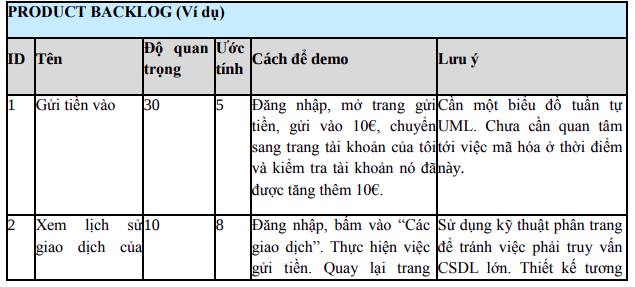
#> input picture scrum/images/product_backlog.png, 635 x 287 px; its folder holds only this picture in this run
$ python detect-mrz.py --images ../../scrum/images   (Python 2 division)   (older library calls are emulated)
#> lines starting #> are read from the running program, lines starting #| are printed output that depends on the picture; after the words box and inside, x2 and y2 are one past the last pixel; in counts of white or black regions, pixels touching at a corner belong together
# import the necessary packages
from imutils import paths
import numpy as np
import argparse
import imutils
import  cv2

print "run detect mrz..."
# construct the argument parse and parse the arguments
ap = argparse.ArgumentParser()
ap.add_argument("-i","--images", required=True, help="path to images directory")
args = vars(ap.parse_args())

# initialize a rectangular and square structuring kernel
rectKernel = cv2.getStructuringElement(cv2.MORPH_RECT, (13, 5))
sqKernel =  cv2.getStructuringElement(cv2.MORPH_RECT, (21, 21))

# loop over the input image path
for imagePath in paths.list_images(args["images"]):
    # load the image, resize it, and convert it to grayscale
    image = cv2.imread(imagePath)
#> image is the input picture: shape (287, 635, 3); mean B, G, R 221.1, 218.6, 215.1
    image = imutils.resize(image, height=600)
#> image: shape (600, 1327, 3)
    gray = cv2.cvtColor(image, cv2.COLOR_BGR2GRAY)
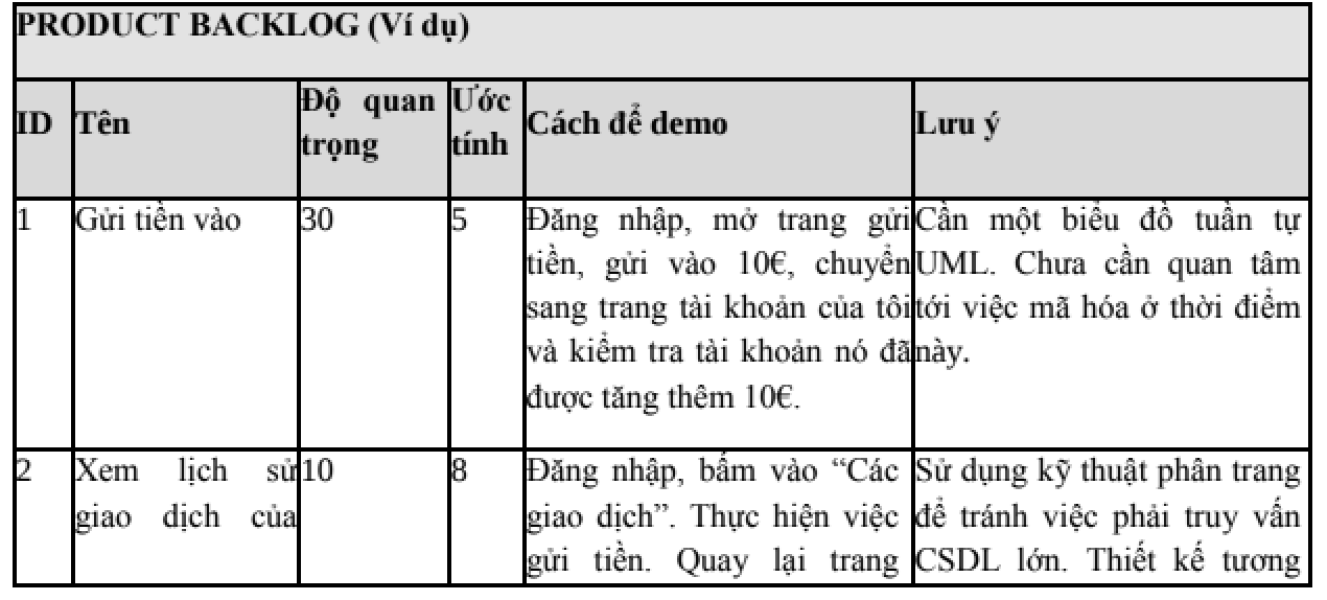
#> gray: shape (600, 1327); min 0, max 255, mean 217.9

    # smooth the image using a 3x3 Gaussion, then apply the blackhat
    # morphological operator to find dark regions on a light backgroud
    gray = cv2.GaussianBlur(gray, (3,3), 0)
    blackhat = cv2.morphologyEx(gray, cv2.MORPH_BLACKHAT,rectKernel)

    # compute the Sharr gradient of blackhat image and scale the
    # result into the range [0, 255]
    gradX = cv2.Sobel(blackhat, ddepth=cv2.CV_32F, dx=1, dy=0, ksize=-1)
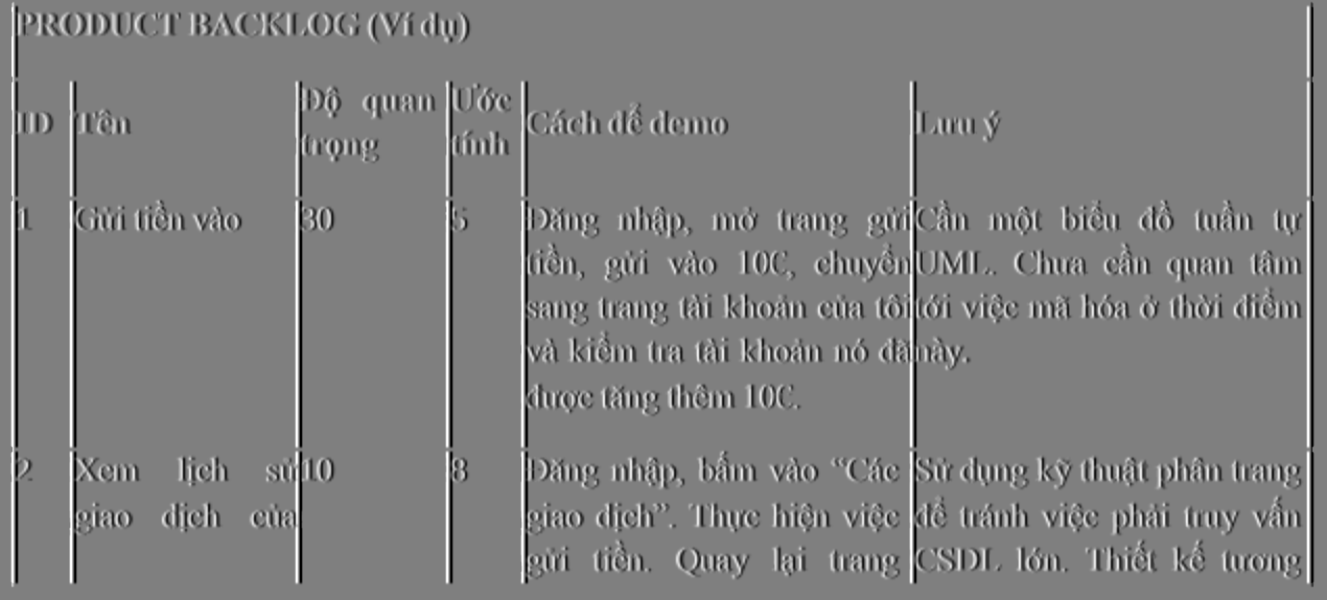
#> gradX: shape (600, 1327) float32; min -3072, max 3072, mean 0; drawn with min black and max white
    gradX = np.absolute(gradX)
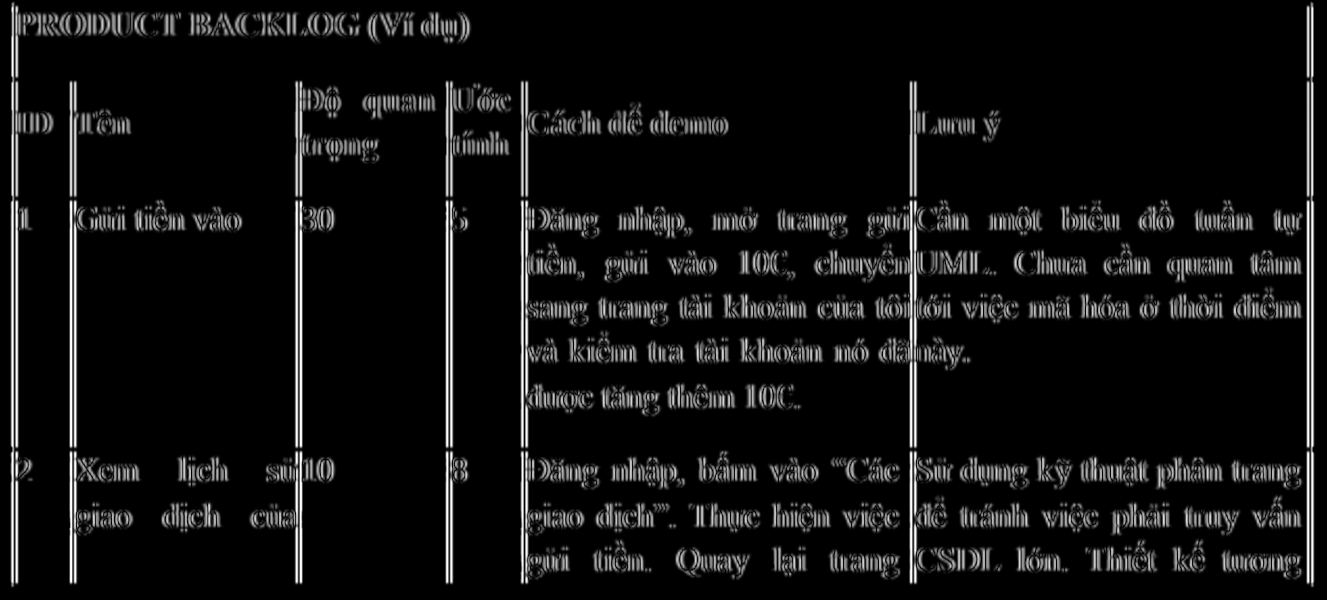
#> gradX: shape (600, 1327) float32; min 0, max 3072, mean 204; drawn with min black and max white
    (minval, maxVal) = (np.min(gradX), np.max(gradX))
#> minval = 0; maxVal = 3072
    gradX = (255 * ((gradX-minval)/(gradX-maxVal))).astype("uint8")
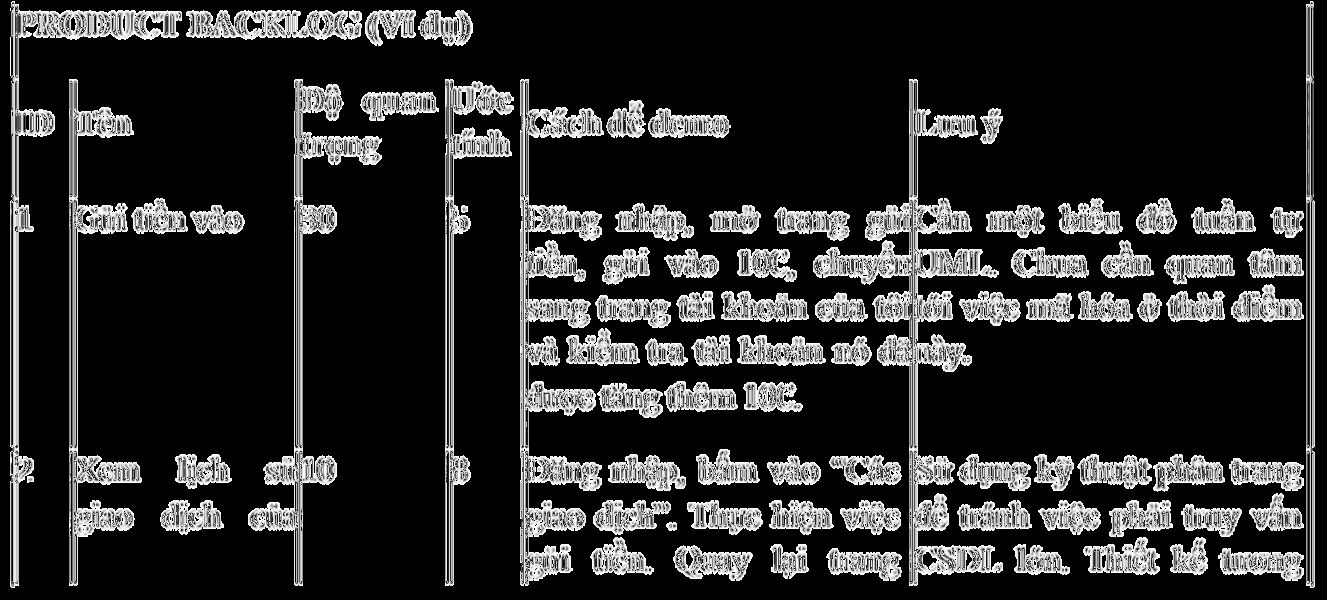
#> gradX: shape (600, 1327); min 0, max 255, mean 40.9

    # apply a closing operation using the rectangular kernel to close
    # gaps in between letters -- then apply Otsu`s thresholding method
    gradX = cv2.morphologyEx(gradX, cv2.MORPH_CLOSE, rectKernel)
    thresh = cv2.threshold(gradX, 0, 255, cv2.THRESH_BINARY | cv2.THRESH_OTSU)[1]
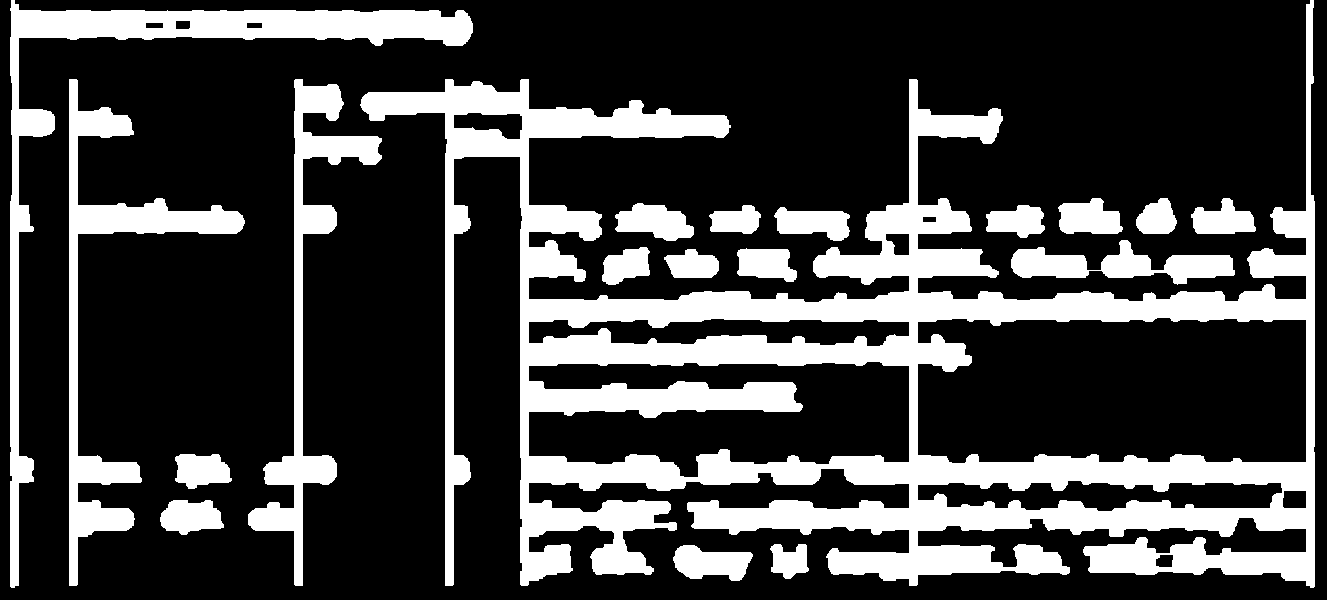
#> thresh: shape (600, 1327); 25.4% white; 19 white regions, largest, box (x1, y1, x2, y2) and area: (360, 0, 1315, 588) 133001, (10, 0, 473, 588) 19094, (69, 79, 245, 586) 13169

    # perform anther closing operation, this time using the square
    # kernel to close gaps between lines of the MRZ, then perform a
    # series of erosions to break apart connected components
    thresh = cv2.morphologyEx(thresh, cv2.MORPH_CLOSE, sqKernel)
#> thresh: shape (600, 1327); 32.8% white; 3 white regions, box (x1, y1, x2, y2) and area: (248, 0, 1315, 588) 215817, (0, 0, 473, 588) 41700, (160, 454, 232, 535) 3842
    thresh = cv2.erode(thresh, None, iterations=4)
#> thresh: shape (600, 1327); 23.7% white; 7 white regions, largest, box (x1, y1, x2, y2) and area: (524, 84, 1311, 582) 139339, (252, 84, 725, 581) 17921, (0, 0, 469, 42) 13905

    # during thresholding, it`s possible that border pixels  were
    # inclued in the thresholding, so let`s set 5% of the left and
    # right borders to zero
    p = int(image.shape[1] * 0.05)
#> p = 66
    thresh[:,0:p] = 0
    thresh[:,image.shape[1]-p:]=0
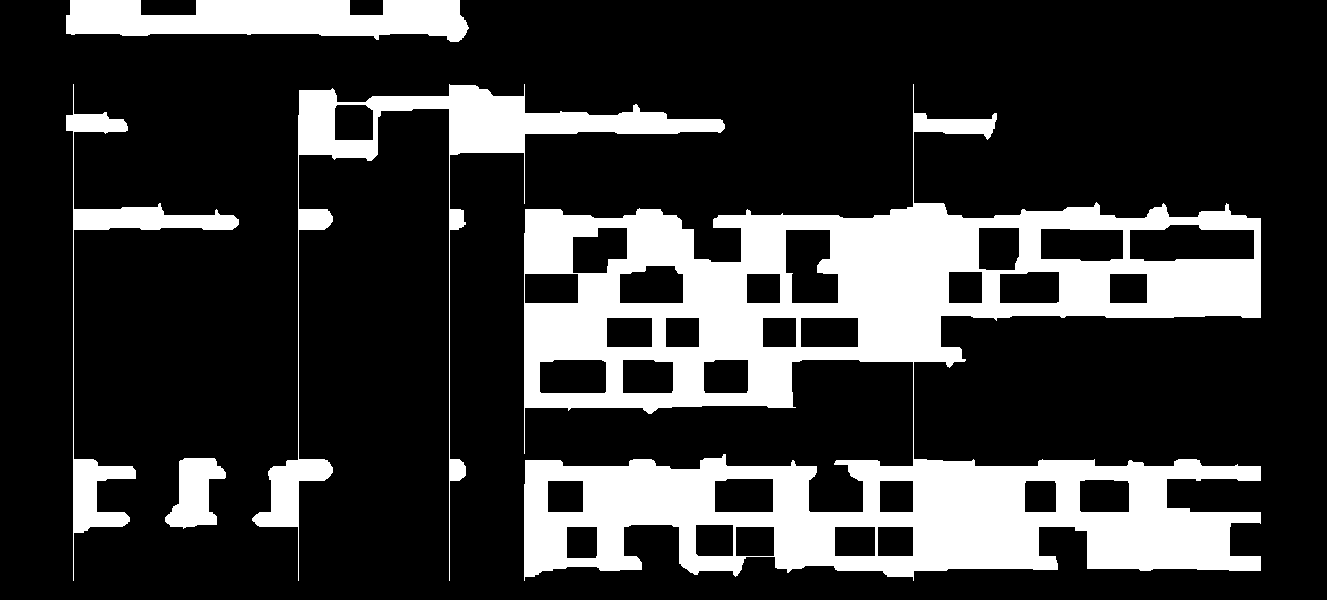
#> thresh: shape (600, 1327); 21.6% white; 5 white regions

    # find countours in the thresholded image and sort them by their size
    cnts = cv2.findContours(thresh.copy(), cv2.RETR_EXTERNAL,cv2.CHAIN_APPROX_SIMPLE)[-2]
#> cnts = 5 contours; box (x1, y1, x2, y2) and area: (524, 84, 1261, 581) 172512, (252, 84, 725, 581) 17654, (66, 0, 469, 42) 12037, (66, 84, 239, 581) 6242, (165, 458, 226, 529) 2494
    cnts = imutils.grab_contours(cnts)
#> cnts = contour of 595 points, box (x1, y1, x2, y2) (524, 84, 1261, 581), area 172512
    cnts = sorted(cnts, key=cv2.contourArea, reverse=True)
#> cnts = 595 items, first 6: [[913, 84]], [[913, 206]], [[912, 207]], [[907, 207]], [[907, 208]], [[906, 209]]
    # loop over the contours
    for c in cnts:
		# compute the bounding box of the contour and use the contour to
		# compute the aspect ratio and coverage ratio of the bounding box
		# width to the width of the image
		(x, y, w, h) = cv2.boundingRect(c)
		ar = w / float(h)
		crWidth = w / float(gray.shape[1])

		# check to see if the aspect ratio and coverage width are within
		# acceptable criteria
		if ar > 5 and crWidth > 0.75:
			# pad the bounding box since we applied erosions and now need
			# to re-grow it
			pX = int((x + w) * 0.03)
			pY = int((y + h) * 0.03)
			(x, y) = (x - pX, y - pY)
			(w, h) = (w + (pX * 2), h + (pY * 2))

			# extract the ROI from the image and draw a bounding box
			# surrounding the MRZ
			roi = image[y:y + h, x:x + w].copy()
			cv2.rectangle(image, (x, y), (x + w, y + h), (0, 255, 0), 2)
			break
#> this loop made 595 passes
#> (the run stopped early here; a loop or call above may not have finished)
